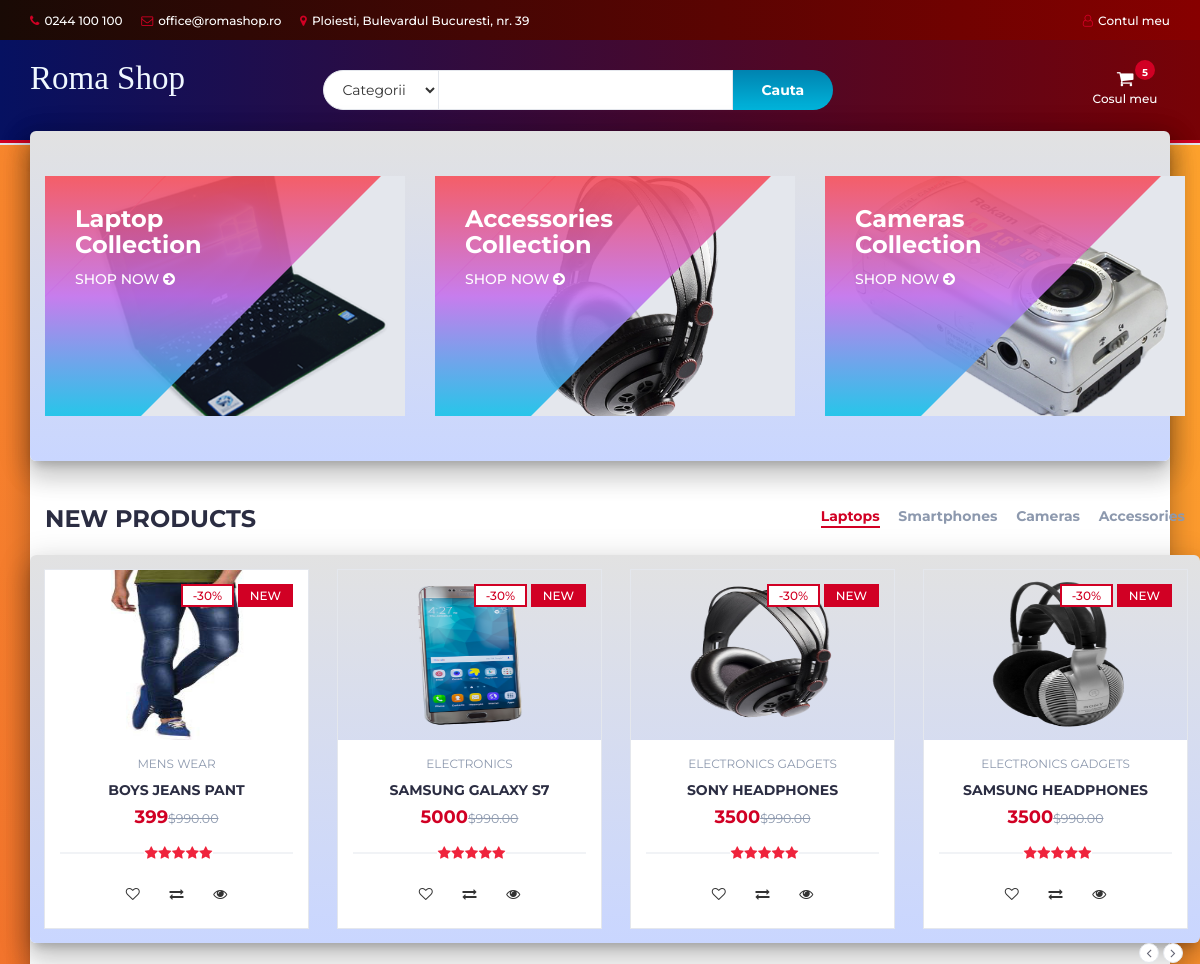
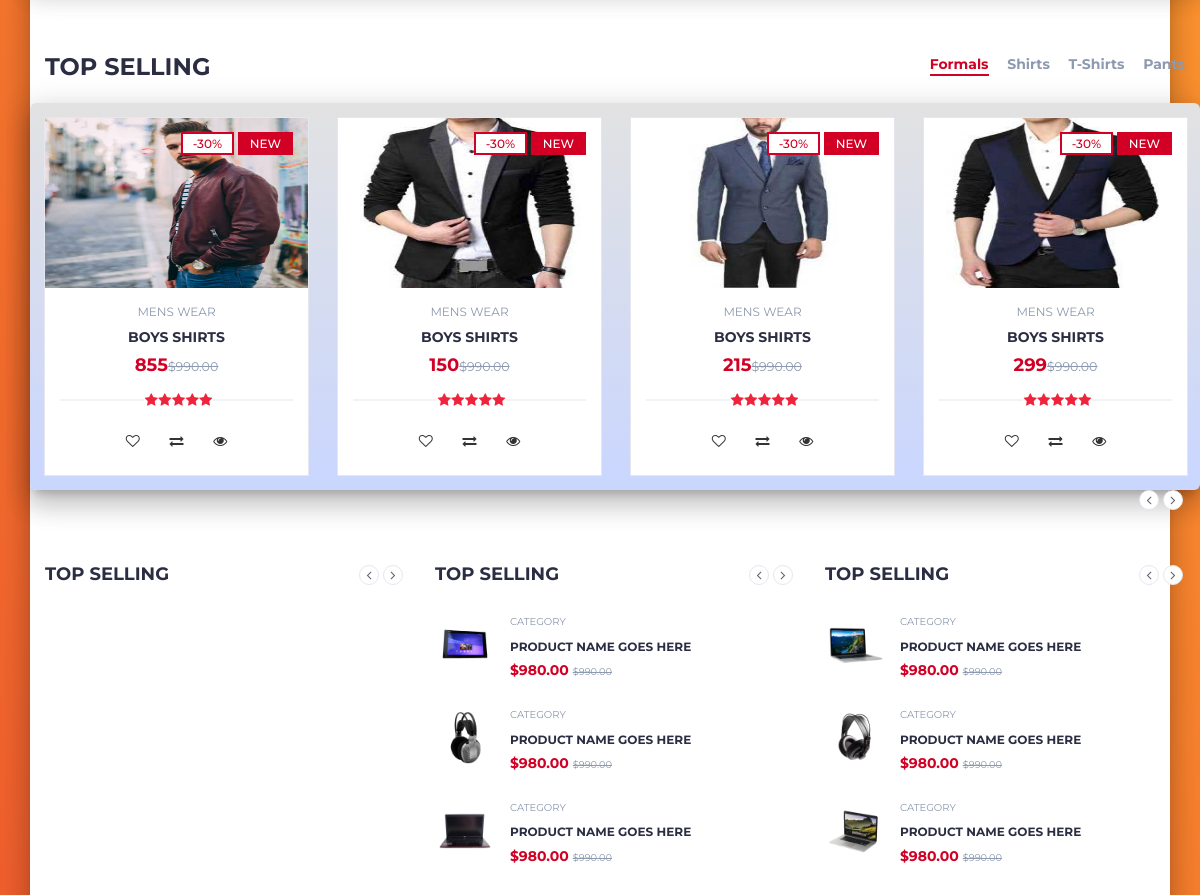
Before: / (upper part) with the older database file (2 pictures, top to bottom).
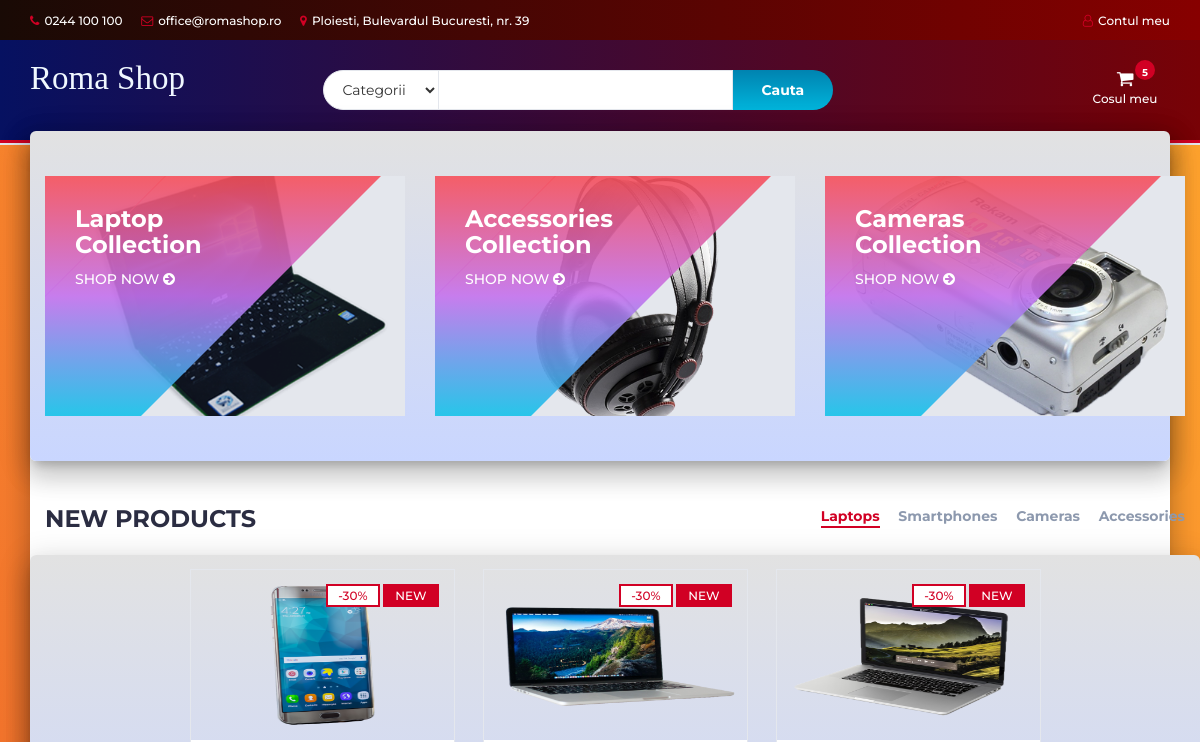
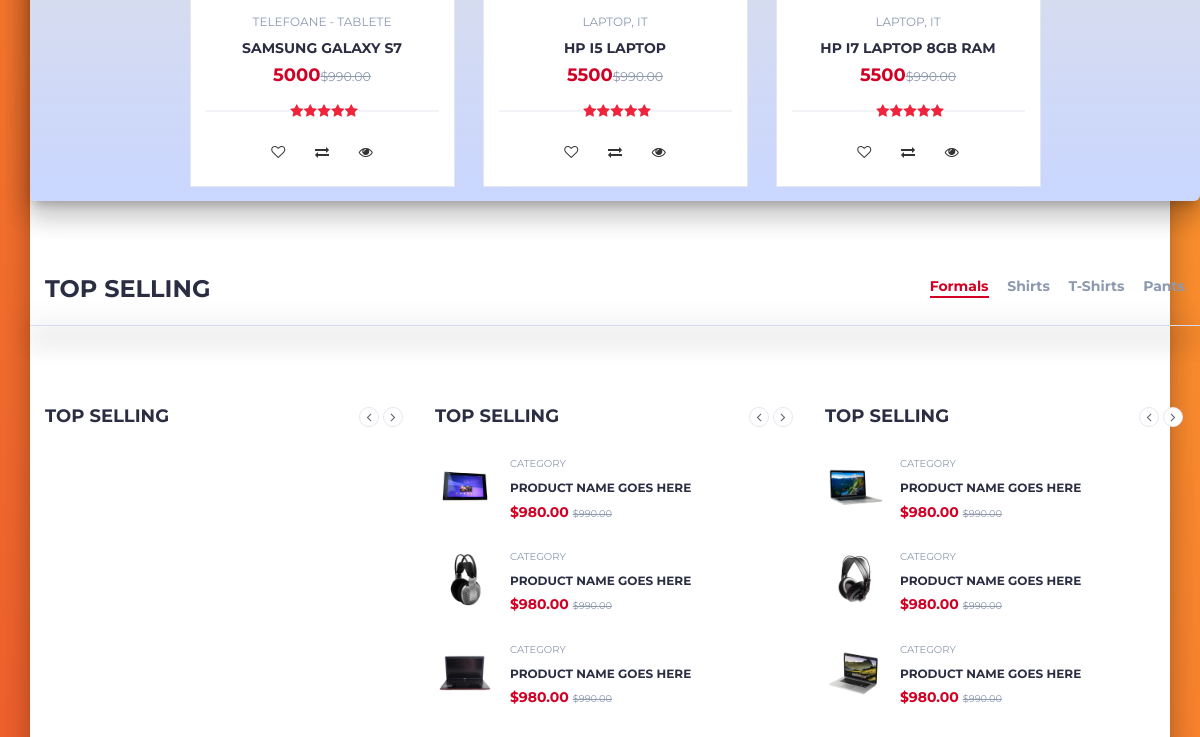
After: the same page with the newer database file (2 pictures, top to bottom).
### tables this page shows
CREATE TABLE `products` (
  `product_id` int(100) NOT NULL,
  `product_cat` int(100) NOT NULL,
  `product_brand` int(100) NOT NULL,
  `product_title` varchar(255) NOT NULL,
  `product_price` int(100) NOT NULL,
  `product_desc` text NOT NULL,
  `product_image` text NOT NULL,
  `product_keywords` text NOT NULL
);

CREATE TABLE `categories` (
  `cat_id` int(100) NOT NULL,
  `cat_title` text NOT NULL
);

### index.php (called while the page is built, shortened)
<?php
include "header.php";
include "body.php";
?>

### body.php (the view, shortened to what the changed rows need)
   <div class="main main-raised">
		<div class="section">
			<div class="container">
				<div class="row">
					<div class="col-md-12 mainn mainn-raised">
						<div class="row">
							<div class="products-tabs">
								<div id="tab1" class="tab-pane active">
									<div class="products-slick" data-nav="#slick-nav-1" >
									<?php
                    include 'db.php';
					$product_query = "SELECT * FROM products,categories WHERE product_cat=cat_id AND product_id BETWEEN 70 AND 75";
                $run_query = mysqli_query($con,$product_query);
                if(mysqli_num_rows($run_query) > 0){
                    while($row = mysqli_fetch_array($run_query)){
                        $pro_id    = $row['product_id'];
                        $pro_title = $row['product_title'];
                        $pro_price = $row['product_price'];
                        $pro_image = $row['product_image'];
                        $cat_name = $row["cat_title"];
                        echo "
								<div class='product'>
									<a href='product.php?p=$pro_id'><div class='product-img'>
										<img src='product_images/$pro_image' style='max-height: 170px;' alt=''>
										<div class='product-label'>
											<span class='sale'>-30%</span>
											<span class='new'>NEW</span>
										</div>
									</div></a>
									<div class='product-body'>
										<p class='product-category'>$cat_name</p>
										<h3 class='product-name header-cart-item-name'><a href='product.php?p=$pro_id'>$pro_title</a></h3>
										<h4 class='product-price header-cart-item-info'>$pro_price<del class='product-old-price'>$990.00</del></h4>
										<div class='product-rating'>
											<i class='fa fa-star'></i>
											<i class='fa fa-star'></i>
											<i class='fa fa-star'></i>
											<i class='fa fa-star'></i>
											<i class='fa fa-star'></i>
										</div>
										<div class='product-btns'>
											<button class='add-to-wishlist'><i class='fa fa-heart-o'></i><span class='tooltipp'>add to wishlist</span></button>
											<button class='add-to-compare'><i class='fa fa-exchange'></i><span class='tooltipp'>add to compare</span></button>
											<button class='quick-view'><i class='fa fa-eye'></i><span class='tooltipp'>quick view</span></button>
										</div>
									</div>
									<div class='add-to-cart'>
										<button pid='$pro_id' id='product' class='add-to-cart-btn block2-btn-towishlist' href='#'><i class='fa fa-shopping-cart'></i> add to cart</button>
									</div>
								</div>
			";
		}
}
?>
									</div>
								</div>
							</div>
						</div>
					</div>
				</div>
			</div>
		</div>
		<div class="section">
			<div class="container">
				<div class="row">
					<div class="col-md-12">
						<div class="section-title">
						</div>
					</div>
					<div class="col-md-12 mainn mainn-raised">
						<div class="row">
							<div class="products-tabs">
								<div id="tab2" class="tab-pane fade in active">
									<div class="products-slick" data-nav="#slick-nav-2">
										<?php
                    include 'db.php';
					$product_query = "SELECT * FROM products,categories WHERE product_cat=cat_id AND product_id BETWEEN 59 AND 65";
                $run_query = mysqli_query($con,$product_query);
                if(mysqli_num_rows($run_query) > 0){
                    while($row = mysqli_fetch_array($run_query)){
                        $pro_id    = $row['product_id'];
                        $pro_title = $row['product_title'];
                        $pro_price = $row['product_price'];
                        $pro_image = $row['product_image'];
                        $cat_name = $row["cat_title"];
                        echo "
								<div class='product'>
									<a href='product.php?p=$pro_id'><div class='product-img'>
										<img src='product_images/$pro_image' style='max-height: 170px;' alt=''>
										<div class='product-label'>
											<span class='sale'>-30%</span>
											<span class='new'>NEW</span>
										</div>
									</div></a>
									<div class='product-body'>
										<p class='product-category'>$cat_name</p>
										<h3 class='product-name header-cart-item-name'><a href='product.php?p=$pro_id'>$pro_title</a></h3>
										<h4 class='product-price header-cart-item-info'>$pro_price<del class='product-old-price'>$990.00</del></h4>
										<div class='product-rating'>
											<i class='fa fa-star'></i>
											<i class='fa fa-star'></i>
											<i class='fa fa-star'></i>
											<i class='fa fa-star'></i>
											<i class='fa fa-star'></i>
										</div>
										<div class='product-btns'>
											<button class='add-to-wishlist'><i class='fa fa-heart-o'></i><span class='tooltipp'>add to wishlist</span></button>
											<button class='add-to-compare'><i class='fa fa-exchange'></i><span class='tooltipp'>add to compare</span></button>
											<button class='quick-view'><i class='fa fa-eye'></i><span class='tooltipp'>quick view</span></button>
										</div>
									</div>
									<div class='add-to-cart'>
										<button pid='$pro_id' id='product' class='add-to-cart-btn block2-btn-towishlist' href='#'><i class='fa fa-shopping-cart'></i> add to cart</button>
									</div>
								</div>
			";
		}
}
?>
									</div>
								</div>
							</div>
						</div>
					</div>
				</div>
			</div>
		</div>
</div>

Changed rows visible on the page:
removed products: product_image (picture), categories.cat_title "MENS WEAR", product_title "BOYS JEANS PANT", product_price "399", shown under "NEW PRODUCTS"
no longer on this page (row unchanged): products: product_image (picture), categories.cat_title "ELECTRONICS GADGETS", product_title "SONY HEADPHONES", product_price "3500", shown under "NEW PRODUCTS"
no longer on this page (row unchanged): products: product_image (picture), categories.cat_title "ELECTRONICS GADGETS", product_title "SAMSUNG HEADPHONES", product_price "3500", shown under "NEW PRODUCTS"
removed products: product_image (picture), categories.cat_title "MENS WEAR", product_title "BOYS SHIRTS", product_price "855", shown under "TOP SELLING"
removed products: product_image (picture), categories.cat_title "MENS WEAR", product_title "BOYS SHIRTS", product_price "150", shown under "TOP SELLING"
removed products: product_image (picture), categories.cat_title "MENS WEAR", product_title "BOYS SHIRTS", product_price "215", shown under "TOP SELLING"
removed products: product_image (picture), categories.cat_title "MENS WEAR", product_title "BOYS SHIRTS", product_price "299", shown under "TOP SELLING"
changed through a linked row, products "SAMSUNG GALAXY S7": categories.cat_title "ELECTRONICS" → "TELEFOANE - TABLETE"
now on this page (row edited): products: product_image (picture), categories.cat_title "LAPTOP, IT", product_title "HP I5 LAPTOP", product_price "5500", shown under "NEW PRODUCTS"
now on this page (row edited): products: product_image (picture), categories.cat_title "LAPTOP, IT", product_title "HP I7 LAPTOP 8GB RAM", product_price "5500", shown under "NEW PRODUCTS"
